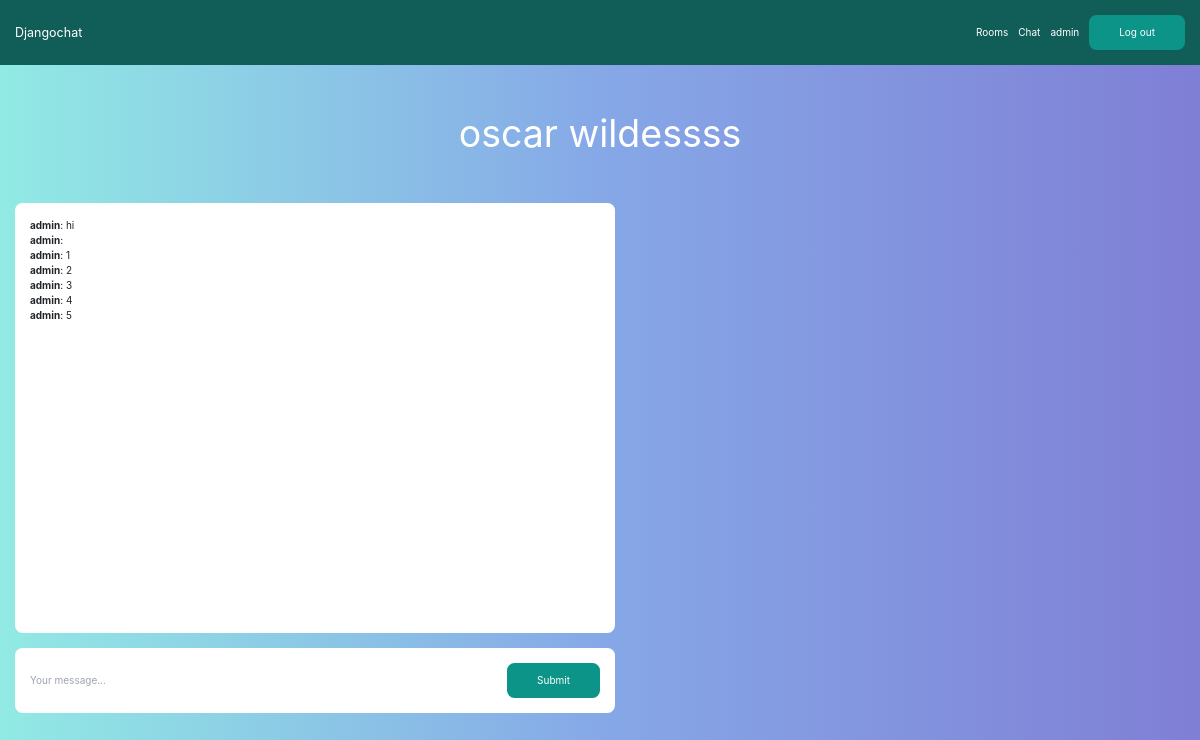
The app's page /rooms/oscar_wildessss/ (signed in) with its own data.
### room/models.py (models this page shows)
class Room(models.Model):
    name = models.CharField(max_length=255)
    slug = models.SlugField(unique=True)

class Message(models.Model):
    room = models.ForeignKey(Room, related_name='messages', on_delete=models.CASCADE)
    user = models.ForeignKey(User, related_name='messages', on_delete=models.CASCADE)
    content = models.TextField()
    date_added = models.DateTimeField(auto_now_add=True)
    class Meta:
        ordering = ('date_added',)

### room/views.py (the view)
# urls.py: path("rooms/",include('room.urls')),
@login_required
def room(request, slug):
    room = Room.objects.get(slug=slug)
    messages = Message.objects.filter(room=room)[0:25]
    return render(request, 'room/room.html', {'room': room, 'messages': messages})

### room/templates/room/room.html (shortened to what this page needs)
{% extends 'core/base.html' %}
{% block content %}
<div class="p-10 lg:p-20 text-center">
    <h1 class="text-3xl lg:text-6xl text-white">{{ room.name }}</h1>
</div>
<div class="lg:w-2/4 mx-4 lg:mx-auto p-4 bg-white rounded-xl">
    <div class="chat-messages space-y-3" id="chat-messages">
        {% for m in messages %}<b>{{ m.user.username }}</b>: {{ m.content }}<br>{% endfor %}
    </div>
</div>
<div class="lg:w-2/4 mt-6 mx-4 lg:mx-auto p-4 bg-white rounded-xl">
    <form method="post" action="." class="flex">
        <input type="text" name="content" class="flex-1 mr-3" placeholder="Your message..." id="chat-message-input">
        <button
            class="px-5 py-3 rounded-xl text-white bg-teal-600 hover:bg-teal-700"
            id="chat-message-submit"
        >Submit</button>
    </form>
</div>
{% endblock %}

### core/templates/core/base.html (shortened to what this page needs)
{% load static %}
<!DOCTYPE html>
<html>
    <head>
        <script src="https://cdn.tailwindcss.com"></script>
        <link href="//maxcdn.bootstrapcdn.com/bootstrap/4.0.0/css/bootstrap.min.css" rel="stylesheet" id="bootstrap-css">
        <link href="//netdna.bootstrapcdn.com/bootstrap/3.0.0/css/bootstrap.min.css" rel="stylesheet" id="bootstrap-css">
        <link rel='stylesheet prefetch' href='https://cdnjs.cloudflare.com/ajax/libs/meyer-reset/2.0/reset.min.css'><link rel='stylesheet prefetch' href='https://cdnjs.cloudflare.com/ajax/libs/font-awesome/4.6.2/css/font-awesome.min.css'>
        <link rel="stylesheet" href="https://stackpath.bootstrapcdn.com/bootstrap/4.1.3/css/bootstrap.min.css">
		<link rel="stylesheet" href="https://use.fontawesome.com/releases/v5.5.0/css/all.css">
		<link rel="stylesheet" type="text/css" href="https://cdnjs.cloudflare.com/ajax/libs/malihu-custom-scrollbar-plugin/3.1.5/jquery.mCustomScrollbar.min.css">
        <link rel="stylesheet" href="{% static 'css/messages.css' %}">
    </head>
    <body class="bg-teal-600">
        <nav class="flex items-center justify-between px-4 py-6 bg-teal-800">
            <div>
                <a href="/" class="text-xl text-white">Djangochat</a>
            </div>
            <div class="flex items-center space-x-4">
                {% if request.user.is_authenticated %}
                    <a href="{% url 'rooms' %}" class="text-white hover:text-gray-200">Rooms</a>
                    <a href="{% url 'messages_page' %}" class="text-white hover:text-gray-200">Chat</a>
                    <p class="text-white hover:text-gray-200">{{request.user.username}}</p>
                    <a href="{% url 'logout' %}" class="px-5 py-3 rounded-xl text-white bg-teal-600 hover:bg-teal-700">Log out</a>
                {% else %}
                    <a href="{% url 'login' %}" class="text-white hover:text-gray-200">Log in</a>
                    <a href="{% url 'signup' %}" class="px-5 py-3 rounded-xl text-white bg-teal-600 hover:bg-teal-700">Sign up</a>
                {% endif %}
            </div>
        </nav>
        {% block content %}
        {% endblock %}
    </body>
</html>

### static/css/messages.css (style rules this page uses)
body, html { height: 100%; margin: 0; background: #7f7fd5; background: -webkit-linear-gradient(to right, #91eae4, #86a8e7, #7f7fd5); background: linear-gradient(to right, #91eae4, #86a8e7, #7f7fd5); }

### core/templates/core/base.html (style rules this page uses)
.chat-messages { height: 400px; overflow-y: auto; }

### records on screen
Room: name "oscar wildessss"
Message: user.username "admin", content "hi"
Message: user.username "admin"
Message: user.username "admin", content "1"
Message: user.username "admin", content "2"
Message: user.username "admin", content "3"
Message: user.username "admin", content "4"
Message: user.username "admin", content "5"

### other values on screen
{{ request.user.username }} "admin"
